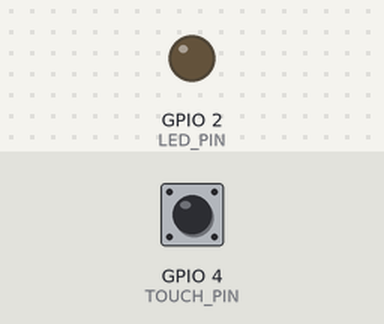
This sketch was run on a simulated ESP32. On the bench: output pins drawn as LEDs (lit = HIGH). The test bench sets the inputs (shaded band); at power-on: GPIO 4 (TOUCH_PIN) HIGH. What the sketch prints to the serial monitor is not drawn.

Above: at 1.16 s.
Timing chart, 0 to 40.0 s (numbered marks = the images above):
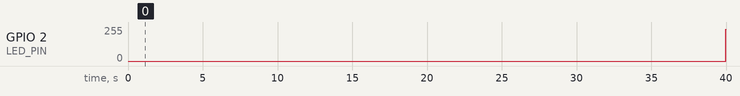

The sketch:

ex05.ino
```cpp
/*
 * 作业5：多档位触摸调速呼吸灯
 * 功能：LED持续呈呼吸灯效果。每触摸一次引脚，"呼吸"节奏在三个档位间循环切换。
 * 实现要点：
 *   1. PWM呼吸灯（ledcAttach / ledcWrite，新版API）
 *   2. 边缘检测 + 软件防抖（非阻塞，不影响呼吸节奏）
 *   3. 档位循环切换（1→2→3→1），每档呼吸速度明显不同
 *   4. 非阻塞 millis() 驱动，触摸响应即时，呼吸平滑
 */

// ==================== 引脚与硬件配置 ====================
#define TOUCH_PIN   4      // 触摸引脚 T0 (GPIO4)
#define LED_PIN     2      // LED引脚 (ESP32 DevKit板载)

// ==================== PWM 属性 ====================
#define PWM_FREQ        5000   // PWM频率 5000Hz
#define PWM_RESOLUTION  8      // 分辨率 8位 (0~255)

// ==================== 阈值配置 ====================
#define THRESHOLD  400         // 触摸阈值（需根据串口读数调整）

// ==================== 防抖配置 ====================
#define DEBOUNCE_COOLDOWN_MS  400   // 档位切换后的冷却时间（防手抖）

// ==================== 档位对应的呼吸速度 ====================
// 每个档位由 (delayMs, stepSize) 决定呼吸节奏
// delayMs: 每步间隔时间（越小越快）
// stepSize: 每步占空比变化量（越大越"跳"，视觉上更急促）
struct SpeedGear {
  int delayMs;    // 每步延迟（毫秒）
  int stepSize;   // 占空比步长
};

const SpeedGear GEARS[] = {
  {  0, 0    },  // 占位，从索引1开始
  { 10, 1    },  // 档位1：缓慢呼吸（10ms/步，细腻平滑）
  {  5, 2    },  // 档位2：中速呼吸（5ms/步，适中节奏）
  {  2, 4    },  // 档位3：急促呼吸（2ms/步，快速起伏）
};

#define GEAR_COUNT  3   // 档位总数

// ==================== 全局状态变量 ====================
int speedGear = 1;              // 当前档位 (1/2/3)
bool lastTouchState = false;    // 上一次触摸状态（边缘检测用）
unsigned long lastGearChange = 0;  // 上次换档时刻（防抖冷却用）

// PWM 呼吸状态（非阻塞）
unsigned long lastPwmTime = 0;  // 上次更新PWM的时刻
int dutyCycle = 0;              // 当前占空比 (0~255)
bool rising = true;             // 呼吸方向（true=变亮，false=变暗）

// ==================== 初始化 ====================
void setup() {
  Serial.begin(115200);
  delay(1000);
  Serial.println("===== 作业5：多档位触摸调速呼吸灯 =====");
  Serial.println("档位1 → 缓慢呼吸");
  Serial.println("档位2 → 中速呼吸");
  Serial.println("档位3 → 急促呼吸");
  Serial.println("触摸T0引脚切换档位");
  Serial.println();

  // 新版API：直接绑定引脚、频率和分辨率
  ledcAttach(LED_PIN, PWM_FREQ, PWM_RESOLUTION);
  ledcWrite(LED_PIN, 0);  // 初始熄灭

  printGearInfo();
}

// ==================== 主循环 ====================
void loop() {
  // ---------- 触摸检测 + 档位切换 ----------
  int touchValue = touchRead(TOUCH_PIN);
  bool currentTouch = (touchValue < THRESHOLD);

  // 边缘检测：上次未触摸 → 当前触摸（下降沿）
  // 同时检查冷却时间，防止手抖误触发连续换档
  if (!lastTouchState && currentTouch && (millis() - lastGearChange > DEBOUNCE_COOLDOWN_MS)) {
    // 有效触摸 → 档位循环切换 (1→2→3→1)
    speedGear = (speedGear % GEAR_COUNT) + 1;
    lastGearChange = millis();

    printGearInfo();
  }

  lastTouchState = currentTouch;

  // ---------- PWM 呼吸灯（非阻塞） ----------
  SpeedGear gear = GEARS[speedGear];

  if (millis() - lastPwmTime >= (unsigned long)gear.delayMs) {
    lastPwmTime = millis();

    // 写入当前占空比
    ledcWrite(LED_PIN, dutyCycle);

    // 根据档位步长更新占空比
    if (rising) {
      dutyCycle += gear.stepSize;
      if (dutyCycle >= 255) {
        dutyCycle = 255;
        rising = false;
        Serial.print(".");
      }
    } else {
      dutyCycle -= gear.stepSize;
      if (dutyCycle <= 0) {
        dutyCycle = 0;
        rising = true;
        Serial.print(".");
      }
    }
  }
}

// ==================== 辅助函数 ====================
void printGearInfo() {
  SpeedGear gear = GEARS[speedGear];
  const char* labels[] = {"", "缓慢", "中速", "急促"};

  Serial.print(">>> 切换到档位 ");
  Serial.print(speedGear);
  Serial.print(" (");
  Serial.print(labels[speedGear]);
  Serial.print("): delay=");
  Serial.print(gear.delayMs);
  Serial.print("ms, step=");
  Serial.print(gear.stepSize);
  Serial.println();
}
```

Measured:
- by itself, GPIO 2 (LED_PIN): 0/255 → 239/255 at 40.0 s
